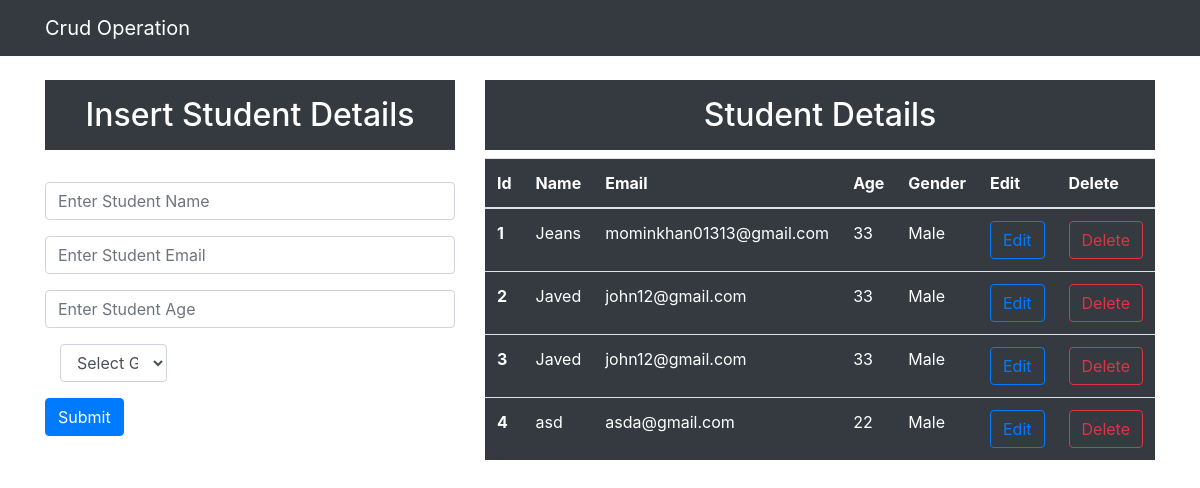
The page / on the database its author committed.
### myapp/models.py (models this page shows, shortened)
class Student(models.Model):
    name=models.CharField(max_length=25,blank=False,null=False)
    email=models.EmailField()
    age=models.IntegerField()
    gender=models.CharField(max_length=25,blank=False,null=False)

### myapp/views.py (the view)
# urls.py: path('',views.index, name="index"),
def index(request):
    data=Student.objects.all()
    context={"data":data}
    return render(request,"index.html",context)

### template/index.html (shortened to what this page needs)
<!DOCTYPE html>
<html lang="en">
  <head>
    <link
      rel="stylesheet"
      href="https://cdn.jsdelivr.net/npm/bootstrap@4.4.1/dist/css/bootstrap.min.css"
    />
  </head>
  <body>
    <nav class="navbar navbar-expand-lg navbar-dark bg-dark">
      <div class="container-md">
        <a class="navbar-brand" href="#">Crud Operation</a>
      </div>
    </nav>
    <div class="container mt-4">
      <div class="row">
        <div class="col md-4">
            <h2 class="text-white bg-dark text-center p-3">Insert Student Details</h2>
            <br>
            <form action="/insert" method="post"> {% csrf_token %}
                <div class="form-group">
                    <input type="text" class="form-control" placeholder="Enter Student Name" name="name" required>
                </div>
                <div class="form-group">
                    <input type="email" class="form-control mt-2" placeholder="Enter Student Email" name="email" required>
                </div>
                <div class="form-group">
                    <input type="number" class="form-control mt-2" placeholder="Enter Student Age" name="age" required>
                </div>
                <div class="form-group col-md-4" >
                 <select id="gender" class="form-control" name="gender" required>
                    <option selected>Select Gender</option>
                 </select>
                </div>
                <div class="d-grid gap-2">
                  <button class="btn btn-primary" type="submit">Submit</button>
                </div>
            </form>
        </div>
        <div class="col md-8">
          <h2 class="text-center text-white bg-dark p-3">Student Details</h2>
          <table class="table bg-dark text-white">
            <thead>
              <tr>
                <th scope="col">Id</th>
                <th scope="col">Name</th>
                <th scope="col">Email</th>
                <th scope="col">Age</th>
                <th scope="col">Gender</th>
                <th scope="col">Edit</th>
                <th scope="col">Delete</th>
              </tr>
            </thead>
            <tbody>
              {% for d in data %}
              <tr>
                <th scope="row">{{d.id}}</th>
                <td>{{d.name}}</td>
                <td>{{d.email}}</td>
                <td>{{d.age}}</td>
                <td>{{d.gender}}</td>
                <td><a type="button" href="/update/{{d.id}}" class="btn btn-outline-primary">Edit</a></td>
                <td><a type="button" href="/delete/{{d.id}}" class="btn btn-outline-danger">Delete</a></td>
              </tr>
              {% endfor %}
            </tbody>
          </table>
        </div>
      </div>
    </div>
  </body>
</html>

### rows shown on the page
Student: id "1", name "Jeans", email "mominkhan01313@gmail.com", age "33", gender "Male"
Student: id "2", name "Javed", email "john12@gmail.com", age "33", gender "Male"
Student: id "3", name "Javed", email "john12@gmail.com", age "33", gender "Male"
Student: id "4", name "asd", email "asda@gmail.com", age "22", gender "Male"
